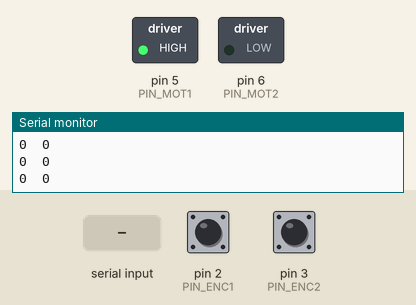
Simulated run of this sketch. Board: Arduino Uno, built with avr-gcc and run on an emulated ATmega328P. Shown: switched loads named in the sketch (green lamp = pin HIGH), the last lines printed to the serial monitor. The inputs (shaded band) are chosen by the test bench; at power-on: pin 2 (PIN_ENC1) HIGH, pin 3 (PIN_ENC2) HIGH.

Above: at 1.2 s.
1.3 s: "0\n" received over Serial
At 2.0 s:
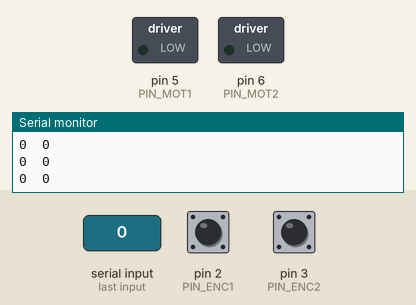
2.8 s: pin 2 (PIN_ENC1) pulled LOW for 0.15 s
At 2.98 s:
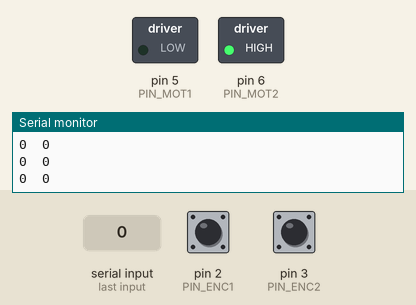
4.5 s: "90,45\n" received over Serial
At 6.7 s:
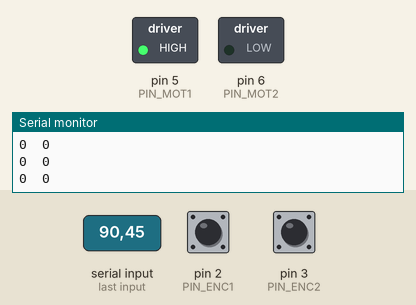
7.0 s: "5\n" received over Serial
At 8.3 s:
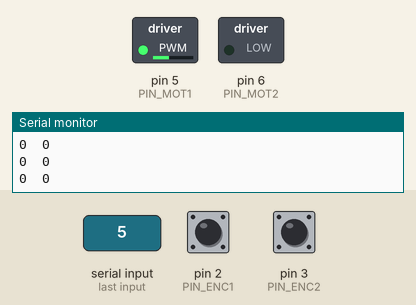
8.8 s: pin 2 (PIN_ENC1) pulled LOW for 3.2 s
At 10.1 s:
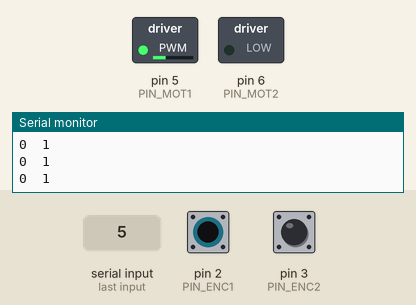
13.8 s: "30,150\n" received over Serial
At 15.1 s:
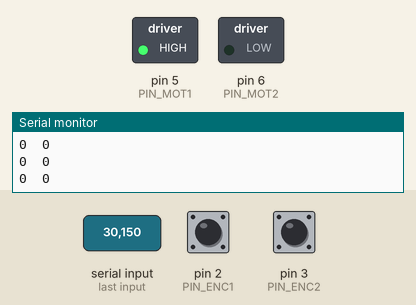
Timing chart, 0 to 16.3 s (numbered marks = the images above; inputs shaded):
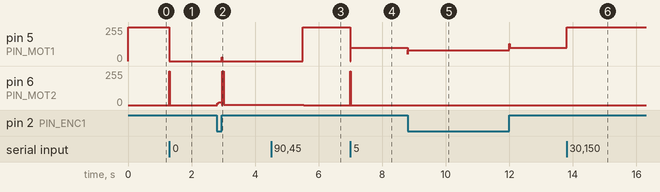

Measured:
- after the input at 1.3 s, pin 5 (PIN_MOT1): 255/255 → 0/255 at once; pin 6 (PIN_MOT2): 0/255 → 255/255 at once, → 0/255 0.01 s later
- after the input at 2.8 s, pin 5 (PIN_MOT1): 0/255 → 30/255 after 0.15 s, → 0/255 0.01 s later; pin 6 (PIN_MOT2): 0/255 → 20/255 at once, → 1/255 0.14 s later
- after the input at 4.5 s, pin 5 (PIN_MOT1): 0/255 → 255/255 after 1.0 s; pin 6 (PIN_MOT2): 1/255 → 0/255 after 1.0 s
- after the input at 7.0 s, pin 5 (PIN_MOT1): 255/255 → 100/255 at once; pin 6 (PIN_MOT2): 0/255 → 255/255 at once, → 0/255 0.01 s later
- after the input at 8.8 s, pin 5 (PIN_MOT1): 100/255 → 80/255 at once, → 100/255 3.2 s later
- after the input at 13.8 s, pin 5 (PIN_MOT1): 100/255 → 255/255 at once

The sketch:

motor_encoder.ino
```cpp
// GA12-N20-E Gelijkstroom motor met encoder en mini L298N motor driver module. De encoder geeft 7 pulsen per rotatie van de motor.
//
// pins:
// encoder: 2 & 3, deze pinnen ondersteunen interrupts
// motor: pin 5 & 6
#include <TimerOne.h>

// Definities
#define PIN_ENC1 2
#define PIN_ENC2 3
#define PIN_MOT1 5
#define PIN_MOT2 6
#define SAMPLE_US 10000   // 10ms per iteratie van de regellus, dus 100Hz

// Encoder variabelen
long encoderCount = 0;
boolean aSet = false;
boolean bSet = false;

// PID controller constanten
double Kp = 20.0;                                   // Proportional gain
double Ki = 0.0;                                    // Integral gain
double Kd = 0.3;                                    // Derivative gain
double sampleTimeS = (double)SAMPLE_US / 1000000;   // Converteren sample tijd naar secondes

// PID variabelen
double setpoint = 100;      // Gewenste positie
double output = 0;          // Output van PID controller, dus input naar PWM signaal welke naar de motor controller gaat
double error = 0;           // Berekende fout (verschil tussen gemeten waarde en setpoint)
double previousError = 0;   // Fout van vorige berekening, nodig voor berekenen derative
double integral = 0;        // Om waarde integraal op te slaan
double derivative = 0;      // Om waarde differentiaal op te slaan
unsigned long lastTime = 0; // Laatste tijdstip waarop PID is berekend

void setup() {
  // Start seriele verbinding met pc
  Serial.begin(115200);

  // Stel pinnen van arduino in
  pinMode(PIN_MOT1, OUTPUT);
  pinMode(PIN_MOT2, OUTPUT);
  pinMode(PIN_ENC1, INPUT_PULLUP);
  pinMode(PIN_ENC2, INPUT_PULLUP);

  // Start interrupt voor encoder pulsen
  attachInterrupt(digitalPinToInterrupt(PIN_ENC1), updateEncoder, CHANGE);

  // Initialiseer timer voor het doen van de PID berekeningen
  Timer1.initialize(SAMPLE_US);
  Timer1.attachInterrupt(calculatePID);
}

void loop() {
  // Check of je een nieuw signaal ontvangt vanaf de computer
  if (Serial.available() > 0) {
    // Lees deze data in het String formaat
    String data = Serial.readStringUntil('\n');

    // Converteer de string naar integer zodat we 'm kunnen gebruiken voor de PID controller
    int newSetpoint = data.toInt();

    // Check of de conversie gelukt is en er geen onzin uit komt, zet hem daarna door als setpoint
    if (newSetpoint != 0 || data == "0") setpoint = newSetpoint;
  }
}

//
// Functies
//

// Elke keer als de encoder een puls maakt wordt deze functie uitgevoerd
void updateEncoder() {
  aSet = digitalRead(PIN_ENC1);
  bSet = digitalRead(PIN_ENC2);

  if (aSet != bSet) encoderCount++;
  else encoderCount--;
}

// Elke keer als timer1 een signaal geeft worden de PID waardes berekend en naar de motor controller gestuurd
void calculatePID() {
  // Sturen gemeten positie naar computer
  Serial.print(0);    // Prachtige manier om serial plotter y-as schaling mooi te houden
  Serial.print('\t');
  Serial.println(encoderCount);

  // Berekeningen PID controller
  error = setpoint - encoderCount;                              // Berekenen error
  integral += error * sampleTimeS;                              // Berekenen integral
  derivative = (error - previousError) / sampleTimeS;           // Berekenen derivative
  output = (Kp * error) + (Ki * integral) + (Kd * derivative);  // Bereken PID output

  // Draairichting van motor veranderen als output negatief wordt
  if (output > 0) {
    digitalWrite(PIN_MOT1, HIGH);
    digitalWrite(PIN_MOT2, LOW);
    analogWrite(PIN_MOT1, min(abs(output), 255)); // Beveiligen dat de output hoger wordt dan de maximale waarde van 255
  } else {
    digitalWrite(PIN_MOT1, LOW);
    digitalWrite(PIN_MOT2, HIGH);
    analogWrite(PIN_MOT2, min(abs(output), 255));
  }

  // Opslaan error en tijd voor volgende berekening
  previousError = error;
}
```
